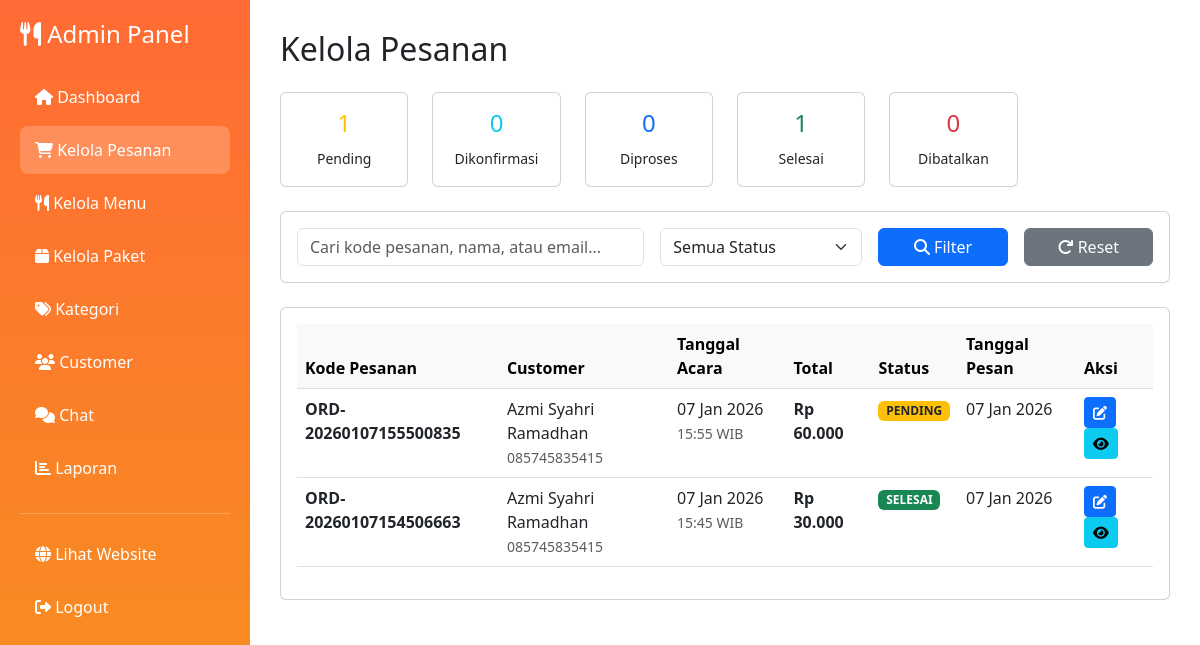
Page /admin/pesanan.php on the earlier database version.
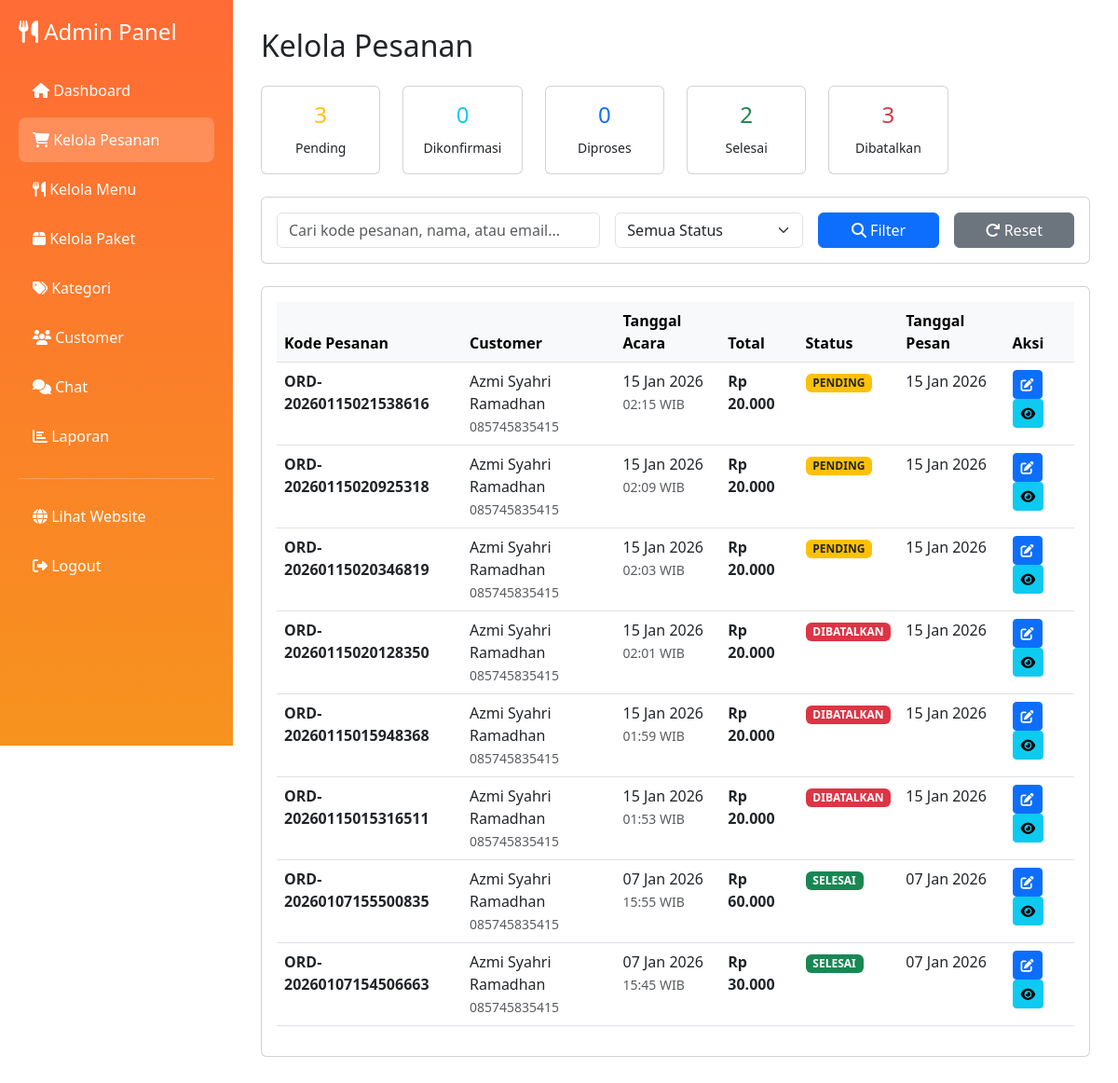
Same page on the later database version.
### tables this page shows
CREATE TABLE `pesanan` (
  `id` int(11) NOT NULL,
  `user_id` int(11) DEFAULT NULL,
  `kode_pesanan` varchar(50) NOT NULL,
  `tanggal_acara` date NOT NULL,
  `waktu_acara` time NOT NULL,
  `alamat_pengiriman` text NOT NULL,
  `jumlah_porsi` int(11) NOT NULL,
  `total_harga` decimal(10,2) NOT NULL,
  `catatan` text DEFAULT NULL,
  `metode_pembayaran` varchar(50) DEFAULT NULL,
  `bukti_pembayaran` varchar(255) DEFAULT NULL,
  `status` enum('pending','dikonfirmasi','diproses','selesai','dibatalkan') DEFAULT 'pending',
  `created_at` timestamp NOT NULL DEFAULT current_timestamp(),
  `status_pembayaran` enum('belum_bayar','menunggu_verifikasi','lunas') DEFAULT 'belum_bayar'
);

CREATE TABLE `users` (
  `id` int(11) NOT NULL,
  `nama` varchar(100) NOT NULL,
  `email` varchar(100) NOT NULL,
  `password` varchar(255) NOT NULL,
  `telepon` varchar(20) DEFAULT NULL,
  `alamat` text DEFAULT NULL,
  `role` enum('admin','customer') DEFAULT 'customer',
  `created_at` timestamp NOT NULL DEFAULT current_timestamp()
);

### admin/config.php (called while the page is built, shortened)
<?php
function format_rupiah($angka) {
    return "Rp " . number_format($angka, 0, ',', '.');
}

### admin/pesanan.php (the view, shortened to what the changed rows need)
<?php
require_once 'config.php';
$query = "SELECT p.*, u.nama, u.email, u.telepon FROM pesanan p
          LEFT JOIN users u ON p.user_id = u.id
          WHERE 1=1";
$query .= " ORDER BY p.created_at DESC";
$result = mysqli_query($conn, $query);
$query_stats = "SELECT status, COUNT(*) as total FROM pesanan GROUP BY status";
$result_stats = mysqli_query($conn, $query_stats);
$stats = [];
while ($row = mysqli_fetch_assoc($result_stats)) {
    $stats[$row['status']] = $row['total'];
}
?>
<!DOCTYPE html>
<html lang="id">
<head>
    <link href="https://cdn.jsdelivr.net/npm/bootstrap@5.3.0/dist/css/bootstrap.min.css" rel="stylesheet">
    <link rel="stylesheet" href="https://cdnjs.cloudflare.com/ajax/libs/font-awesome/6.4.0/css/all.min.css">
</head>
<body>
    <div class="main-content">
        <h2 class="mb-4">Kelola Pesanan</h2>
        <div class="row mb-4">
            <div class="col-md-2">
                <div class="card text-center">
                    <div class="card-body">
                        <h4 class="text-warning"><?php echo $stats['pending'] ?? 0; ?></h4>
                        <small>Pending</small>
                    </div>
                </div>
            </div>
            <div class="col-md-2">
                <div class="card text-center">
                    <div class="card-body">
                        <h4 class="text-success"><?php echo $stats['selesai'] ?? 0; ?></h4>
                        <small>Selesai</small>
                    </div>
                </div>
            </div>
            <div class="col-md-2">
                <div class="card text-center">
                    <div class="card-body">
                        <h4 class="text-danger"><?php echo $stats['dibatalkan'] ?? 0; ?></h4>
                        <small>Dibatalkan</small>
                    </div>
                </div>
            </div>
        </div>
        <div class="card">
            <div class="card-body">
                <div class="table-responsive">
                    <table class="table table-hover">
                        <thead class="table-light">
                            <tr>
                                <th>Kode Pesanan</th>
                                <th>Customer</th>
                                <th>Tanggal Acara</th>
                                <th>Total</th>
                                <th>Status</th>
                                <th>Tanggal Pesan</th>
                                <th>Aksi</th>
                            </tr>
                        </thead>
                        <tbody>
                            <?php if (mysqli_num_rows($result) > 0): ?>
                                <?php while($pesanan = mysqli_fetch_assoc($result)): ?>
                                <tr>
                                    <td><strong><?php echo $pesanan['kode_pesanan']; ?></strong></td>
                                    <td>
                                        <?php echo $pesanan['nama']; ?><br>
                                        <small class="text-muted"><?php echo $pesanan['telepon']; ?></small>
                                    </td>
                                    <td>
                                        <?php echo date('d M Y', strtotime($pesanan['tanggal_acara'])); ?><br>
                                        <small class="text-muted"><?php echo date('H:i', strtotime($pesanan['waktu_acara'])); ?> WIB</small>
                                    </td>
                                    <td><strong><?php echo format_rupiah($pesanan['total_harga']); ?></strong></td>
                                    <td>
                                        <?php
                                        $badge_class = [
                                            'pending' => 'bg-warning text-dark',
                                            'dikonfirmasi' => 'bg-info',
                                            'diproses' => 'bg-primary',
                                            'selesai' => 'bg-success',
                                            'dibatalkan' => 'bg-danger'
                                        ];
                                        ?>
                                        <span class="badge <?php echo $badge_class[$pesanan['status']]; ?>">
                                            <?php echo strtoupper($pesanan['status']); ?>
                                        </span>
                                    </td>
                                    <td><?php echo date('d M Y', strtotime($pesanan['created_at'])); ?></td>
                                    <td>
                                        <button type="button" class="btn btn-sm btn-primary"
                                                data-bs-toggle="modal" data-bs-target="#modal<?php echo $pesanan['id']; ?>">
                                            <i class="fas fa-edit"></i>
                                        </button>
                                        <a href="pesanan_detail.php?id=<?php echo $pesanan['id']; ?>"
                                           class="btn btn-sm btn-info">
                                            <i class="fas fa-eye"></i>
                                        </a>
                                    </td>
                                </tr>
                                <?php endwhile; ?>
                            <?php else: ?>
                                <tr>
                                    <td colspan="7" class="text-center">Tidak ada data pesanan</td>
                                </tr>
                            <?php endif; ?>
                        </tbody>
                    </table>
                </div>
            </div>
        </div>
    </div>
</body>
</html>

Differences in the rows shown:
added pesanan: kode_pesanan "ORD-20260115021538616", user.nama "Azmi Syahri Ramadhan", user.telepon "085745835415", tanggal_acara "15 Jan 2026", waktu_acara "02:15", total_harga "Rp 20.000", status "PENDING", created_at "15 Jan 2026"
added pesanan: kode_pesanan "ORD-20260115020925318", user.nama "Azmi Syahri Ramadhan", user.telepon "085745835415", tanggal_acara "15 Jan 2026", waktu_acara "02:09", total_harga "Rp 20.000", status "PENDING", created_at "15 Jan 2026"
added pesanan: kode_pesanan "ORD-20260115020346819", user.nama "Azmi Syahri Ramadhan", user.telepon "085745835415", tanggal_acara "15 Jan 2026", waktu_acara "02:03", total_harga "Rp 20.000", status "PENDING", created_at "15 Jan 2026"
added pesanan: kode_pesanan "ORD-20260115020128350", user.nama "Azmi Syahri Ramadhan", user.telepon "085745835415", tanggal_acara "15 Jan 2026", waktu_acara "02:01", total_harga "Rp 20.000", status "DIBATALKAN", created_at "15 Jan 2026"
added pesanan: kode_pesanan "ORD-20260115015948368", user.nama "Azmi Syahri Ramadhan", user.telepon "085745835415", tanggal_acara "15 Jan 2026", waktu_acara "01:59", total_harga "Rp 20.000", status "DIBATALKAN", created_at "15 Jan 2026"
added pesanan: kode_pesanan "ORD-20260115015316511", user.nama "Azmi Syahri Ramadhan", user.telepon "085745835415", tanggal_acara "15 Jan 2026", waktu_acara "01:53", total_harga "Rp 20.000", status "DIBATALKAN", created_at "15 Jan 2026"
changed pesanan "ORD-20260107155500835": status "PENDING" → "SELESAI"
Other differences:
$stats['pending']: "1" → "3"
$stats['selesai']: "1" → "2"
$stats['dibatalkan']: "0" → "3"
